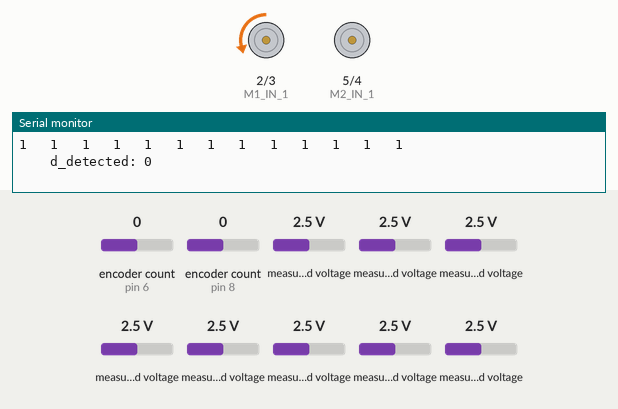
This sketch was run on a simulated Arduino Uno, built with avr-gcc and run on an emulated ATmega328P. Shown: motor-driver pin pairs drawn as motors (green arrow = first pin HIGH = forward, orange = second pin HIGH = backward, longer = more drive), the last lines printed to the serial monitor. Inputs (shaded band) come from the test bench; at power-on: encoder count (sensors on pin 6, pin 8) 0, measured voltage 2.5 V.

Above: at 0.4 s.
At 1.03 s:
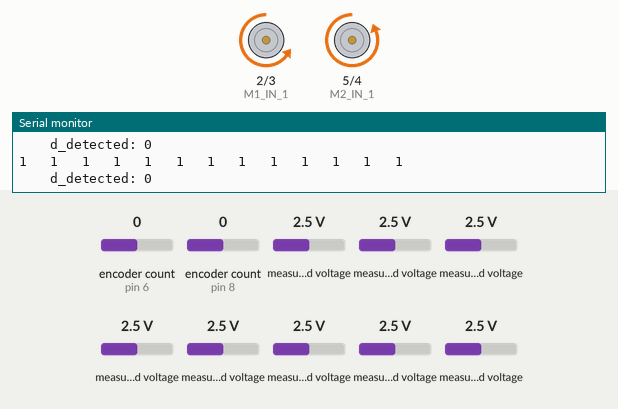
At 1.4 s:
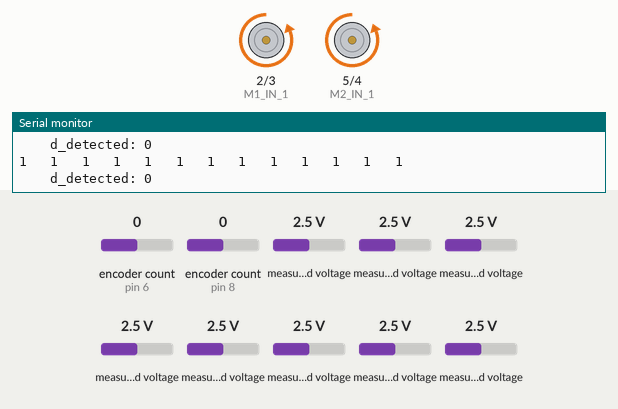
Timing chart, 0 to 2.9 s (numbered marks = the images above):
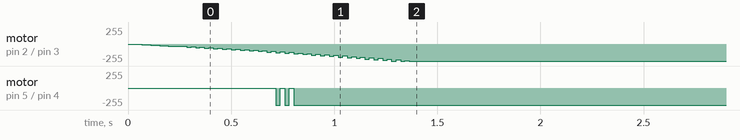

The sketch:

19_Ddetect.ino
```cpp
// INPROGRESS
// THOUGHTS:
// PRELOAD SETPOINTS FOR NEGATIVE ROOM. <-- CROSS THIS BRIDGE WHEN WE GET THERE.
// PUT BACK IN SERIAL READ IN ORDER TO TUNE TURNING. POSSIBLE SET UP TUNNING IN SOME SORT OF WAY WHERE THE ROBOT IS STATIONARY. THEN APPLY MOVING FORWARD.


// QUESTIONS FOR LEVI:
// 1. HOW MUCH SLOWER DOES THE LINE LOOP NEED TO BE.
// 2. NEGATIVE SPEED TWINKY JUMP.
// 3. THE LOOSE ENCODER WIRE.


// ______ LIBRARYS______

#include <Encoder.h>
#include <Adafruit_MCP3008.h>


// ______ GLOBAL VARIABLES by Function ______


// OVERALL

  float twinky_one_speed = 0.10 ;
  float twinky_two_speed = twinky_one_speed ;


// SPECIAL DETECT

  bool light_values_bin[ 16 ] ;
  bool d_detected = 0 ;


// PID LF CONTROL

  unsigned int prev_line_err_time = 0 ;
  float twinky_max = twinky_one_speed ;
  float twinky_min = twinky_one_speed * -1 ;


// PID VL CONTROL

  float twinky_one = 0 ;
  float twinky_two = 0 ;
  unsigned int prev_twinky_time = 0 ;


// LINE LF PID CALC

  float line_lf_PID_err = 0 ;
  float line_lf_PID_err_prev = 0 ;
  float line_lf_PID_P = 0 ;
  float line_lf_PID_I = 0 ;
  float line_lf_PID_D = 0 ;
  float line_lf_PID_out = 0 ;
  float line_lf_PID_feedback = 0 ;
  unsigned int line_lf_PID_D_time_prev = 0 ;

  float line_lf_PID_KP = 00.0005 ;
  float line_lf_PID_KI = 00.0000 ;
  float line_lf_PID_KD = 00.0000 ;


// WHL 1 VL PID CALC

  float whl_1_vl_PID_err = 0 ;
  float whl_1_vl_PID_err_prev = 0 ;
  float whl_1_vl_PID_P = 0 ;
  float whl_1_vl_PID_I = 0 ;
  float whl_1_vl_PID_D = 0 ;
  float whl_1_vl_PID_out = 0 ;
  float whl_1_vl_PID_feedback = 0 ;
  unsigned int whl_1_vl_PID_D_time_prev = 0 ;

  float whl_1_vl_PID_KP = 00.9000 ;
  float whl_1_vl_PID_KI = 00.0180 ;
  float whl_1_vl_PID_KD = 20.0000 ;


// WHL 2 VL PID CALC

  float whl_2_vl_PID_err = 0 ;
  float whl_2_vl_PID_err_prev = 0 ;
  float whl_2_vl_PID_P = 0 ;
  float whl_2_vl_PID_I = 0 ;
  float whl_2_vl_PID_D = 0 ;
  float whl_2_vl_PID_out = 0 ;
  float whl_2_vl_PID_feedback = 0 ;
  unsigned int whl_2_vl_PID_D_time_prev = 0 ;

  float whl_2_vl_PID_KP = 00.9000 ;
  float whl_2_vl_PID_KI = 00.0180 ;
  float whl_2_vl_PID_KD = 20.0000 ;


// LINE ERROR CALC

  int a = 0 ;
  unsigned int light_values_left_sum = 0 ;
  unsigned int light_values_right_sum = 0 ;
  unsigned int light_values[ 16 ] ;
  int line_error = 0 ;


// PRINT OUT

  unsigned int prev_print_time = 0 ;


// HARDWARE PINS

  const short RF_CS = A4 ;
  const short ADC_1_CS = A3 ;
  const short ADC_2_CS = A2 ;

  const unsigned short M1_IN_1 = 2 ;
  const unsigned short M1_IN_2 = 3 ;
  const unsigned short M2_IN_1 = 5 ;
  const unsigned short M2_IN_2 = 4 ;

  const unsigned short M1_ENC_A = 6 ;
  const unsigned short M1_ENC_B = 7 ;
  const unsigned short M2_ENC_A = 8 ;
  const unsigned short M2_ENC_B = 9 ;


// _______ OBJECTS _______

Adafruit_MCP3008 adc1;
Adafruit_MCP3008 adc2;

Encoder enc1( M1_ENC_A, M1_ENC_B ) ;
Encoder enc2( M2_ENC_A, M2_ENC_B ) ;


// ______ FUNCTION DECLARATION ______

void printout() ;
void command_motors() ;
void pid_vl_control() ;
void pid_lf_control() ;
void line_error_calc() ;
void light_sensor_read() ;
void whl_1_vl_PID_calc() ;
void whl_2_vl_PID_calc() ;
void line_lf_PID_calc() ;
void special_detect() ;


// ______ SETUP ______

void setup()
{

  // BEGIN SERIAL
  Serial.begin(9600) ;

  // RADIO?
  pinMode(RF_CS, OUTPUT);
  digitalWrite(RF_CS, HIGH); // Without this the nRF24 will write to the SPI bus while the ADC's are also talking

  // ADC INITIATION
  adc1.begin(ADC_1_CS);
  adc2.begin(ADC_2_CS);


} // <-- setup()


// _____________ MAIN _____________                                <---------- M A I N ---------<

void loop()
{


    // CHECK INPUT FROM SERIAL
    serial_input() ;


    // SPECIAL CASE DETECTION
    special_detect() ;


    // LINE FOLLOW PID CONTROL
    if( ( millis() - prev_line_err_time ) > 40 )
    {
        pid_lf_control() ;
        prev_line_err_time = millis() ;
    }


    // MOTOR PID CONTROL
    if( ( millis() - prev_twinky_time ) > 20 )
    {
        pid_vl_control() ;
        prev_twinky_time = millis() ;
    }


    // PRINTOUT
    if( ( millis() - prev_print_time ) > 250 )
    {
      printout() ;
      prev_print_time = millis () ;
    }


} // <-- main()                                                     <---------- E N D ---------<


// ___________________________________________ FUNCTION LAND ___________________________________________
// _____________________________________________________________________________________________________


// ______ SPECIAL DETECT () ______

void special_detect()
{

    // OBTAIN BINARY ARRAY
    for ( a = 0 ; a < 13 ; a++ )
    {
        // THRESHOLD
        if( light_values[ a ] <= 680 ) light_values_bin[ a ]  = 1 ;
        else light_values_bin[ a ] = 0 ;
    }


    // DEAD_END DETECT
    for ( a = 0 ; a < 13 ; a++ )
    {
        // LOOK FOR A ONE
        if( light_values_bin[ a ] == 1 )
        {
            d_detected = 0 ;
            break ;
        }
        else d_detected = 1 ;
    }

    //if( d_detected == 1 ) d_move() ;


    // CROSS DETECT


    // RIGHT_TURN DETECT


    // LEFT_TURN DETECT


} // <-- special_detect()


/*


// ______ ERROR CALCULATOR LINE SIMPLE () ______

void error_clalculator_line_simple()
{


  // THESHOLD FILTER
  for ( a = 0 ; a < 13 ; a++ )
  {
      // IF LESS THAN THRESHOLD THAN ASSIGN A VALUE OF ONE ELSE ASSIGN AVALUE OF ZERO
      if( light_bar_values[ a ] <= 680 ) light_bar_values_binary[ a ]  = 1 ;
      else light_bar_values_binary[ a ] = 0 ;
  }


  // ZERO-OUT SUMS
  light_bar_values_binary_leftside_sum = 0 ;
  light_bar_values_binary_rightside_sum = 0 ;


  // ADD UP LEFT SIDE
  for ( a = 0 ; a < 6 ; a++ ) light_bar_values_binary_leftside_sum = light_bar_values_binary_leftside_sum + light_bar_values_binary[ a ] ;


  // ADD UP RIGHT SIDE
  for ( a = 7 ; a < 13 ; a++ ) light_bar_values_binary_rightside_sum = light_bar_values_binary_rightside_sum + light_bar_values_binary[ a ] ;


  // CALCULATE ERROR
  error_line_simple = light_bar_values_binary_leftside_sum - light_bar_values_binary_rightside_sum ;


} // <-- error_clalculator_line_simple()


*/


// ______ PID LF CONTROL () ______

void pid_lf_control()
{

        // CALCULATE LINE ERROR RAW VALUE
        line_error_calc() ;

        // COMPUTE PID LF OUTPUT
        line_lf_PID_calc() ;

        // SUBTRACT TWINKY SPEED FOR RIGHT WHEEL M2
        if( line_lf_PID_out >= 0 ) twinky_two_speed = twinky_max - line_lf_PID_out ;

        // SUBTRACT TWINKY SPEEED FOR LEFT WHEEL M1
        else twinky_one_speed = twinky_max - ( line_lf_PID_out * -1 ) ;


} // <-- pid_lf_control()


// ______ LINE LF PID CALC () ______

void line_lf_PID_calc()
{

    // PROPORTIONAL
    line_lf_PID_P = line_error * line_lf_PID_KP ;


    // INTEGRAL
    line_lf_PID_I = line_lf_PID_I + line_error * line_lf_PID_KI ;
    if( line_lf_PID_I > 255 ) line_lf_PID_I = 255 ;
    if( line_lf_PID_I < -255 ) line_lf_PID_I = -255 ;


    // DERIVATIVE
    line_lf_PID_D = ( ( line_error - line_lf_PID_err_prev ) / (float)( millis() - line_lf_PID_D_time_prev ) ) * line_lf_PID_KD ;
    line_lf_PID_err_prev = line_lf_PID_D ;
    line_lf_PID_D_time_prev = millis () ;


    // SUMMATION
    line_lf_PID_out = line_lf_PID_P + line_lf_PID_I + line_lf_PID_D ;
    if( line_lf_PID_out > twinky_max ) line_lf_PID_out = twinky_max ;
    if( line_lf_PID_out < twinky_min ) line_lf_PID_out = twinky_min ;


} // <-- line_lf_PID_calc()


// ______ PID VL CONTROL () ______

void pid_vl_control()
{

    // MOVE THE TWINKY FORWARD
    twinky_one = twinky_one + ( millis() - prev_twinky_time ) * twinky_one_speed ;
    twinky_two = twinky_two + ( millis() - prev_twinky_time ) * twinky_two_speed ;
    //twinky_two = 0 ;

    // GRAB FEEDBACK TICKS
    whl_1_vl_PID_feedback = enc1.read() ;
    whl_2_vl_PID_feedback = enc2.read() * -1 ;

    // COMPUTE PID VL OUTPUT
    whl_1_vl_PID_calc() ;
    whl_2_vl_PID_calc() ;

    // COMMAND MOTORS
    command_motors() ;


} // <-- pid_vl_control()


// ______ WHL 1 VL PID CALC () ______

void whl_1_vl_PID_calc()
{

    // ERROR
    whl_1_vl_PID_err = twinky_one - whl_1_vl_PID_feedback ;


    // PROPORTIONAL
    whl_1_vl_PID_P = whl_1_vl_PID_err * whl_1_vl_PID_KP ;


    // INTEGRAL
    whl_1_vl_PID_I = whl_1_vl_PID_I + whl_1_vl_PID_err * whl_1_vl_PID_KI ;
    if( whl_1_vl_PID_I > 255 ) whl_1_vl_PID_I = 255 ;
    if( whl_1_vl_PID_I < -255 ) whl_1_vl_PID_I = -255 ;


    // DERIVATIVE
    whl_1_vl_PID_D = ( ( whl_1_vl_PID_err - whl_1_vl_PID_err_prev ) / (float)( millis() - whl_1_vl_PID_D_time_prev ) ) * whl_1_vl_PID_KD ;
    whl_1_vl_PID_err_prev = whl_1_vl_PID_D ;
    whl_1_vl_PID_D_time_prev = millis () ;


    // SUMMATION
    whl_1_vl_PID_out = whl_1_vl_PID_P + whl_1_vl_PID_I + whl_1_vl_PID_D ;
    if( whl_1_vl_PID_out > 255 ) whl_1_vl_PID_out = 255 ;
    if( whl_1_vl_PID_out < -255 ) whl_1_vl_PID_out = -255 ;


} // <-- whl_1_vl_PID_calc()


// ______ WHL 2 VL PID CALC () ______

void whl_2_vl_PID_calc()
{

    // ERROR
    whl_2_vl_PID_err = twinky_two - whl_2_vl_PID_feedback ;


    // PROPORTIONAL
    whl_2_vl_PID_P = whl_2_vl_PID_err * whl_2_vl_PID_KP ;


    // INTEGRAL
    whl_2_vl_PID_I = whl_2_vl_PID_I + whl_2_vl_PID_err * whl_2_vl_PID_KI ;
    if( whl_2_vl_PID_I > 255 ) whl_2_vl_PID_I = 255 ;
    if( whl_2_vl_PID_I < -255 ) whl_2_vl_PID_I = -255 ;


    // DERIVATIVE
    whl_2_vl_PID_D = ( ( whl_2_vl_PID_err - whl_2_vl_PID_err_prev ) / (float)( millis() - whl_2_vl_PID_D_time_prev ) ) * whl_2_vl_PID_KD ;
    whl_2_vl_PID_err_prev = whl_2_vl_PID_D ;
    whl_2_vl_PID_D_time_prev = millis () ;


    // SUMMATION
    whl_2_vl_PID_out = whl_2_vl_PID_P + whl_2_vl_PID_I + whl_2_vl_PID_D ;
    if( whl_2_vl_PID_out > 255 ) whl_2_vl_PID_out = 255 ;
    if( whl_2_vl_PID_out < -255 ) whl_2_vl_PID_out = -255 ;


} // <-- whl_2_vl_PID_calc()


// _________ SERIAL INPUT () _________

void serial_input()
{

    // CHECK FOR SERIAL
    while (Serial.available() > 0)
    {
        // GRAB INCOMING CHARACTERS
        char incomingCharacter = Serial.read() ;

       // PICK ACTION ACORDING TO CHAR
       switch (incomingCharacter)
       {

          // INCREASE Kp
          case '1':
              //whl_1_vl_PID_KP = whl_1_vl_PID_KP + 0.05 ;
              line_lf_PID_KP = line_lf_PID_KP + 0.0005 ;
          break;


          // DECREASE Kp
          case '2':
              //whl_1_vl_PID_KP = whl_1_vl_PID_KP - 0.05 ;
              line_lf_PID_KP = line_lf_PID_KP - 0.0005 ;
          break;


          // INCREASE Ki
          case '3':
              //whl_1_vl_PID_KI = whl_1_vl_PID_KI + 0.005 ;
              line_lf_PID_KI = line_lf_PID_KI + 0.00005 ;
          break;


          // DECREASE Ki
          case '4':
              //whl_1_vl_PID_KI = whl_1_vl_PID_KI - 0.005 ;
              line_lf_PID_KI = line_lf_PID_KI - 0.00005 ;
          break;


          // INCREASE Kd
          case '5':
              //whl_1_vl_PID_KD = whl_1_vl_PID_KD + 0.5 ;
              line_lf_PID_KD = line_lf_PID_KD + 0.5 ;
          break;


          // DECREASE Kp
          case '6':
              //whl_1_vl_PID_KD = whl_1_vl_PID_KD - 0.5 ;
              line_lf_PID_KD = line_lf_PID_KD - 0.5 ;
          break;


        } // <-- switch ()

    } // <-- while()

} // <--- serial_input()


// ______ LINE ERROR CALC () ______

void line_error_calc()
{

    // READ IN LIGHT VALUES
    light_sensor_read() ;

    // ZERO-OUT SUMS
    light_values_left_sum = 0 ;
    light_values_right_sum = 0 ;

    // ADD UP LEFT SIDE
    for ( a = 0 ; a < 6 ; a++ ) light_values_left_sum = light_values_left_sum + light_values[ a ] ;

    // ADD UP RIGHT SIDE
    for ( a = 7 ; a < 13 ; a++ ) light_values_right_sum = light_values_right_sum + light_values[ a ] ;

    // CALCULATE ERROR
    line_error = light_values_left_sum - light_values_right_sum ;


} // <-- line_error()


void light_sensor_read()
{

    // LOCAL VARIABLES
    int adc1_buf[8] ;
    int adc2_buf[8] ;


    // READ IN VALUES
    for ( a = 0 ; a < 8 ; a++ )
    {
        adc1_buf[ a ] = adc1.readADC( a ) ;
        adc2_buf[ a ] = adc2.readADC( a ) ;
    }


    // COMBINE INTO ONE ARRAY
    light_values[ 12 ] = adc1_buf[ 0 ] ;
    light_values[ 11 ] = adc2_buf[ 0 ] ;
    light_values[ 10 ] = adc1_buf[ 1 ] ;
    light_values[ 9 ] = adc2_buf[ 1 ] ;
    light_values[ 8 ] = adc1_buf[ 2 ] ;
    light_values[ 7 ] = adc2_buf[ 2 ] ;
    light_values[ 6 ] = adc1_buf[ 3 ] ;
    light_values[ 5 ] = adc2_buf[ 3 ] ;
    light_values[ 4 ] = adc1_buf[ 4 ] ;
    light_values[ 3 ] = adc2_buf[ 4 ] ;
    light_values[ 2 ] = adc1_buf[ 5 ] ;
    light_values[ 1 ] = adc2_buf[ 5 ] ;
    light_values[ 0 ] = adc1_buf[ 6 ] ;


} // <-- light_sensor_read()


// _________ COMMAND MOTORS () _________

void command_motors()
{

    // IF PID_1 FORWARD
    if ( whl_1_vl_PID_out >= 0 /*whl_1_vl_output > 0*/ )
    {
        analogWrite( M1_IN_1 , 0 ) ;
        analogWrite( M1_IN_2 , whl_1_vl_PID_out /*whl_1_vl_output*/ ) ;
    }

    // IF PID_1 REVERSE
    else
    {
        analogWrite( M1_IN_1 , whl_1_vl_PID_out *-1 /*whl_1_vl_output * -1*/ ) ; // <-- ONE MUST HARD-CODE FLIP THE MAGNITUDE OF THE PWM INTO POSITIVE BECAUSE THE PWM RANGE IS 0 --> 255 (ALL POSITIVE).
        analogWrite( M1_IN_2 , 0 ) ;
    }


    // IF PID_2 FORWARD
    if ( whl_2_vl_PID_out >= 0 )
    {
        analogWrite( M2_IN_1 , 0 ) ;
        analogWrite( M2_IN_2 , whl_2_vl_PID_out ) ;
    }

    // IF PID_2 REVERSE
    else
    {
        analogWrite( M2_IN_1 , whl_2_vl_PID_out * -1 ) ;
        analogWrite( M2_IN_2 , 0 ) ;  // <-- ONE MUST HARD-CODE FLIP THE MAGNITUDE OF THE PWM INTO POSITIVE BECAUSE THE PWM RANGE IS 0 --> 255 (ALL POSITIVE).
    }


} // <--- command_motors()


// _________ PRINTOUT () _________

void printout()
{


    Serial.println() ;


  // PRINT LIGHT BAR ARRAY VALUES
  for ( a = 0 ; a < 13 ; a++ )
  {
      Serial.print( light_values_bin[ a ] ) ;
      Serial.print("   ") ;
  }


    Serial.println() ;


    // PRINT
    Serial.print( "    d_detected: " ) ;
    Serial.print( d_detected ) ;


    // PRINT
    //Serial.print( " tick_count: " ) ;
    //Serial.print( enc1.read() ) ;


    // PRINT
    //Serial.print( "       whl_1_vl_set: " ) ;
    //Serial.print( whl_1_vl_setpoint, 3 ) ;


    // PRINT
    //Serial.print( "       whl_1_vl_in: " ) ;
    //Serial.print( whl_1_vl_feedback, 3 ) ;


    // PRINT
    //Serial.print( "       whl_2_vl_in: " ) ;
    //Serial.print( whl_2_vl_feedback, 3 ) ;

/*
    // PRINT
    Serial.print( "       whl_1_vl_Kp: " ) ;
    Serial.print( whl_1_vl_Kp , 4 ) ;


    // PRINT
    Serial.print( "       whl_1_vl_Ki: " ) ;
    Serial.print( whl_1_vl_Ki , 4 ) ;


    // PRINT
    Serial.print( "       whl_1_vl_Kd: " ) ;
    Serial.print( whl_1_vl_Kd , 8 ) ;
*/

/*


    // PRINT
    Serial.print( "     twy_one: " ) ;
    Serial.print( twinky_one ) ;


    // PRINT
    Serial.print( "     twy_one_spd: " ) ;
    Serial.print( twinky_one_speed ) ;


        // PRINT
    Serial.print( "     twy_two: " ) ;
    Serial.print( twinky_two ) ;


    // PRINT
    Serial.print( "     twy_two_spd: " ) ;
    Serial.print( twinky_two_speed ) ;


    // PRINT
    Serial.print( "     err_PID_v1: " ) ;
    Serial.print( whl_1_vl_PID_err, 2 ) ;


    // PRINT
    Serial.print( "     err_PID_v2: " ) ;
    Serial.print( whl_2_vl_PID_err, 2 ) ;


    // PRINT
    Serial.print( "     err_line: " ) ;
    Serial.print( line_error ) ;
*/

/*
    // PRINT
    Serial.print( "     err_v2: " ) ;
    Serial.print( whl_2_vl_setpoint - whl_2_vl_feedback, 1 ) ;
*/

/*
    // PRINT
    Serial.print( "     whl_1_PID_out: " ) ;
    Serial.print( whl_1_vl_PID_out, 2 ) ;


    // PRINT
    Serial.print( "     whl_2_PID_out: " ) ;
    Serial.print( whl_2_vl_PID_out, 2 ) ;


    // PRINT
    Serial.print( "     line_lf_PID_out: " ) ;
    Serial.print( line_lf_PID_out, 2 ) ;


    // PRINT
    Serial.print( "     line_lf_PID_P: " ) ;
    Serial.print( line_lf_PID_P, 2 ) ;


    // PRINT
    Serial.print( "     line_lf_PID_I: " ) ;
    Serial.print( line_lf_PID_I, 2 ) ;


    // PRINT
    Serial.print( "     line_lf_PID_D: " ) ;
    Serial.print( line_lf_PID_D, 2 ) ;


    // PRINT
    Serial.print( "     line_lf_KP: " ) ;
    Serial.print( line_lf_PID_KP , 4 ) ;


    // PRINT
    Serial.print( "     line_lf_KI: " ) ;
    Serial.print( line_lf_PID_KI , 4 ) ;


    // PRINT
    Serial.print( "     line_lf_KD: " ) ;
    Serial.print( line_lf_PID_KD , 8 ) ;

*/


/*
    // PRINT
    Serial.print( "     whl_1_vl_PID_P: " ) ;
    Serial.print( whl_1_vl_PID_P, 2 ) ;


    // PRINT
    Serial.print( "     whl_1_vl_PID_I: " ) ;
    Serial.print( whl_1_vl_PID_I, 2 ) ;


    // PRINT
    Serial.print( "     whl_1_vl_PID_D: " ) ;
    Serial.print( whl_1_vl_PID_D, 2 ) ;


    // PRINT
    Serial.print( "     whl_1_vl_KP: " ) ;
    Serial.print( whl_1_vl_PID_KP , 4 ) ;


    // PRINT
    Serial.print( "     whl_1_vl_KI: " ) ;
    Serial.print( whl_1_vl_PID_KI , 4 ) ;


    // PRINT
    Serial.print( "     whl_1_vl_KD: " ) ;
    Serial.print( whl_1_vl_PID_KD , 8 ) ;

*/


/*
    // PRINT
    Serial.print( "     whl_2_out: " ) ;
    Serial.print( whl_2_vl_output, 1 ) ;
*/
/*
    // PRINT
    Serial.print( "     ln_err: " ) ;
    Serial.print( line_error ) ;


    // PRINT
    Serial.print( "     ln_err_out: " ) ;
    Serial.print( line_err_output, 4 ) ;
*/

/*
    // PRINT
    Serial.print( "     ln_err_out_test: " ) ;
    Serial.print( line_error * line_err_Kp_test , 4 ) ;
*/


} // <--- printout()
```

Measured:
- by itself, motor on pin 5 (M2_IN_1) / pin 4 (M2_IN_2): stopped → backward 255/255 at 0.72 s
